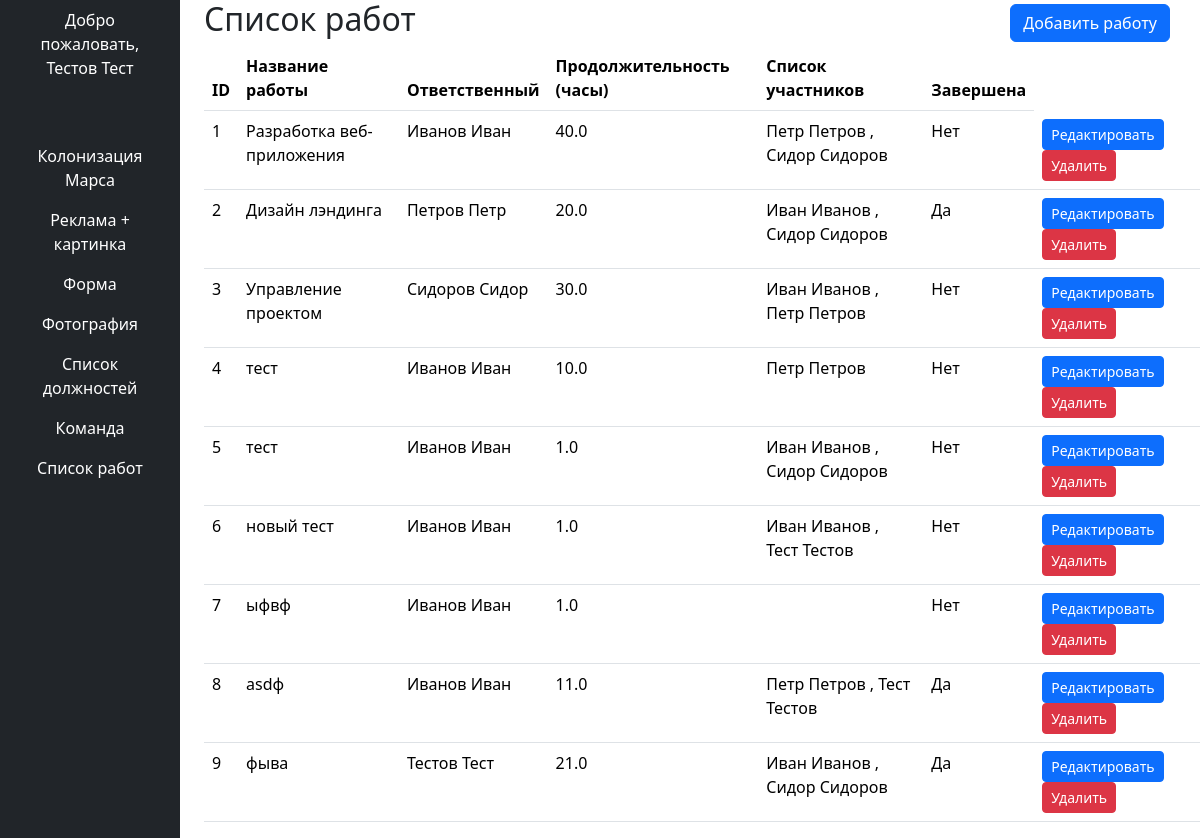
Screenshot of /list_jobs (signed in) with the database file from the repository.
### users.py (models this page shows, shortened)
class User(db.Model, UserMixin):
    __tablename__ = 'user'
    id = db.Column(db.Integer, primary_key=True, autoincrement=True)
    surname = db.Column(db.String(50))
    name = db.Column(db.String(50))
    age = db.Column(db.Integer)
    position = db.Column(db.String(50))
    speciality = db.Column(db.String(50))
    address = db.Column(db.String(255))
    email = db.Column(db.String(120), unique=True, index=True, nullable=False)
    hashed_password = db.Column(db.String(128))
    modified_date = db.Column(db.DateTime, default=datetime.utcnow)
    jobs = db.relationship('Jobs', secondary=collaborators_table, back_populates='collaborators')
    departments = db.relationship('Department', secondary=members_table, back_populates='members')

class Jobs(db.Model):
    __tablename__ = 'jobs'
    id = db.Column(db.Integer, primary_key=True, autoincrement=True)
    team_leader_id = db.Column(db.Integer, db.ForeignKey('user.id'))
    team_leader = db.relationship(User, foreign_keys=[team_leader_id])
    job = db.Column(db.String(255))
    work_size = db.Column(db.Float)
    collaborators = db.relationship('User', secondary=collaborators_table, back_populates='jobs')
    start_date = db.Column(db.DateTime, default=datetime.utcnow)
    end_date = db.Column(db.DateTime)
    is_finished = db.Column(db.Boolean, default=False)

### app.py (the view)
@app.route('/list_jobs')
@login_required
def list_jobs():
    jobs = Jobs.query.all()
    return render_template('jobs.html', jobs=jobs, User=User)

### app.py (called while the page is built)
@login_manager.user_loader
def load_user(user_id):
    return User.query.get(int(user_id))

### templates/jobs.html (shortened to what this page needs)
{% extends "base.html" %}
{% block content %}
    <div class="d-flex align-items-center justify-content-between">
        <h2>Список работ</h2>
        <a href="{{ url_for('add_job') }}" class="d-block btn btn-primary" style="margin: 0px 30px 0px 0px">Добавить работу</a>
    </div>
    <table class="table">
        <thead>
            <tr>
                <th>ID</th>
                <th>Название работы</th>
                <th>Ответственный</th>
                <th>Продолжительность (часы)</th>
                <th>Список участников</th>
                <th>Завершена</th>
            </tr>
        </thead>
        <tbody>
            {% for job in jobs %}
                <tr>
                    <td>{{ job.id }}</td>
                    <td>{{ job.job }}</td>
                    <td>{{ job.team_leader.surname }} {{ job.team_leader.name }}</td>
                    <td>{{ job.work_size }}</td>
                    <td>
                        {% for collaborator in job.collaborators %}
                            {{ collaborator.name }} {{ collaborator.surname }}
                            {% if not loop.last %}, {% endif %}
                        {% endfor %}
                    </td>
                    <td>{{ "Да" if job.is_finished else "Нет" }}</td>
                    <td>
                        <a href="{{ url_for('edit_job', job_id=job.id) }}" class="btn btn-sm btn-primary">Редактировать</a>
                        <a href="{{ url_for('delete_job', job_id=job.id) }}" class="btn btn-sm btn-danger">Удалить</a>
                    </td>
                </tr>
            {% endfor %}
        </tbody>
    </table>
{% endblock %}

### templates/header.html
<nav class="h-100 bg-dark">
    <ul class="nav flex-column justify-content-center text-center">
        {% if current_user.is_authenticated %}
                    <li class="nav-item mb-5">
                        <a href="/logout" class="nav-link text-white">Добро пожаловать, {{ current_user.surname }} {{ current_user.name }}</a>
                    </li>
        {% endif %}
        <li class="nav-item">
            <a class="nav-link text-white" href="/Mars">Колонизация Марса</a>
        </li>
        <li class="nav-item">
            <a class="nav-link text-white" href="/image_promotion">Реклама + картинка</a>
        </li>
        <li class="nav-item">
            <a class="nav-link text-white" href="/form">Форма</a>
        </li>
        <li class="nav-item">
            <a class="nav-link text-white" href="/photo">Фотография</a>
        </li>
        <li class="nav-item">
            <a class="nav-link text-white" href="/list_prof/a">Список должностей</a>
        </li>
        <li class="nav-item">
            <a class="nav-link text-white" href="/member">Команда</a>
        </li>
        <li class="nav-item">
            <a class="nav-link text-white" href="/list_jobs">Список работ</a>
        </li>
    </ul>
</nav>

### rows the page displays
User: surname "Тестов", name "Тест"
Jobs: id "1", job "Разработка веб-приложения", team_leader.surname "Иванов", team_leader.name "Иван", work_size "40.0", is_finished "Нет"
User: name "Петр", surname "Петров"
User: name "Сидор", surname "Сидоров"
Jobs: id "2", job "Дизайн лэндинга", team_leader.surname "Петров", team_leader.name "Петр", work_size "20.0", is_finished "Да"
User: name "Иван", surname "Иванов"
Jobs: id "3", job "Управление проектом", team_leader.surname "Сидоров", team_leader.name "Сидор", work_size "30.0", is_finished "Нет"
Jobs: id "4", job "тест", team_leader.surname "Иванов", team_leader.name "Иван", work_size "10.0", is_finished "Нет"
Jobs: id "5", job "тест", team_leader.surname "Иванов", team_leader.name "Иван", work_size "1.0", is_finished "Нет"
Jobs: id "6", job "новый тест", team_leader.surname "Иванов", team_leader.name "Иван", work_size "1.0", is_finished "Нет"
Jobs: id "7", job "ыфвф", team_leader.surname "Иванов", team_leader.name "Иван", work_size "1.0", is_finished "Нет"
Jobs: id "8", job "asdф", team_leader.surname "Иванов", team_leader.name "Иван", work_size "11.0", is_finished "Да"
Jobs: id "9", job "фывa", team_leader.surname "Тестов", team_leader.name "Тест", work_size "21.0", is_finished "Да"
